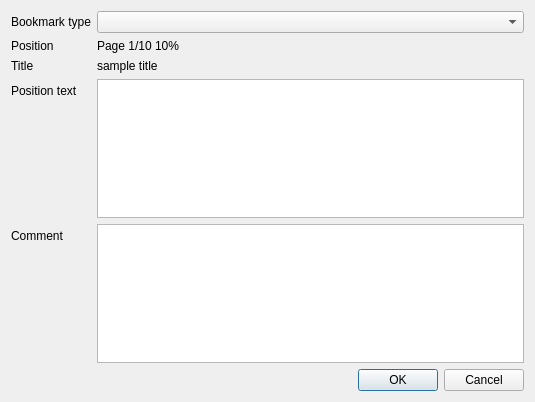
<?xml version="1.0" encoding="UTF-8"?>
<ui version="4.0">
 <class>AddBookmarkDialog</class>
 <widget class="QDialog" name="AddBookmarkDialog">
  <property name="geometry">
   <rect>
    <x>0</x>
    <y>0</y>
    <width>535</width>
    <height>402</height>
   </rect>
  </property>
  <property name="windowTitle">
   <string>Dialog</string>
  </property>
  <layout class="QVBoxLayout" name="verticalLayout">
   <item>
    <layout class="QFormLayout" name="formLayout">
     <item row="0" column="0">
      <widget class="QLabel" name="label">
       <property name="text">
        <string>Bookmark type</string>
       </property>
      </widget>
     </item>
     <item row="0" column="1">
      <widget class="QComboBox" name="cbType"/>
     </item>
     <item row="1" column="0">
      <widget class="QLabel" name="label_2">
       <property name="text">
        <string>Position</string>
       </property>
      </widget>
     </item>
     <item row="1" column="1">
      <widget class="QLabel" name="lblPosition">
       <property name="text">
        <string>Page 1/10 10%</string>
       </property>
      </widget>
     </item>
     <item row="3" column="0">
      <widget class="QLabel" name="label_4">
       <property name="text">
        <string>Position text</string>
       </property>
      </widget>
     </item>
     <item row="4" column="0">
      <widget class="QLabel" name="lblComment">
       <property name="text">
        <string>Comment</string>
       </property>
      </widget>
     </item>
     <item row="4" column="1">
      <widget class="QPlainTextEdit" name="edComment"/>
     </item>
     <item row="3" column="1">
      <widget class="QPlainTextEdit" name="edPositionText"/>
     </item>
     <item row="2" column="0">
      <widget class="QLabel" name="label_6">
       <property name="text">
        <string>Title</string>
       </property>
      </widget>
     </item>
     <item row="2" column="1">
      <widget class="QLabel" name="lblTitle">
       <property name="text">
        <string>sample title</string>
       </property>
      </widget>
     </item>
    </layout>
   </item>
   <item>
    <widget class="QDialogButtonBox" name="buttonBox">
     <property name="orientation">
      <enum>Qt::Horizontal</enum>
     </property>
     <property name="standardButtons">
      <set>QDialogButtonBox::Cancel|QDialogButtonBox::Ok</set>
     </property>
    </widget>
   </item>
  </layout>
 </widget>
 <resources/>
 <connections>
  <connection>
   <sender>buttonBox</sender>
   <signal>accepted()</signal>
   <receiver>AddBookmarkDialog</receiver>
   <slot>accept()</slot>
   <hints>
    <hint type="sourcelabel">
     <x>248</x>
     <y>254</y>
    </hint>
    <hint type="destinationlabel">
     <x>157</x>
     <y>274</y>
    </hint>
   </hints>
  </connection>
  <connection>
   <sender>buttonBox</sender>
   <signal>rejected()</signal>
   <receiver>AddBookmarkDialog</receiver>
   <slot>reject()</slot>
   <hints>
    <hint type="sourcelabel">
     <x>316</x>
     <y>260</y>
    </hint>
    <hint type="destinationlabel">
     <x>286</x>
     <y>274</y>
    </hint>
   </hints>
  </connection>
 </connections>
</ui>
